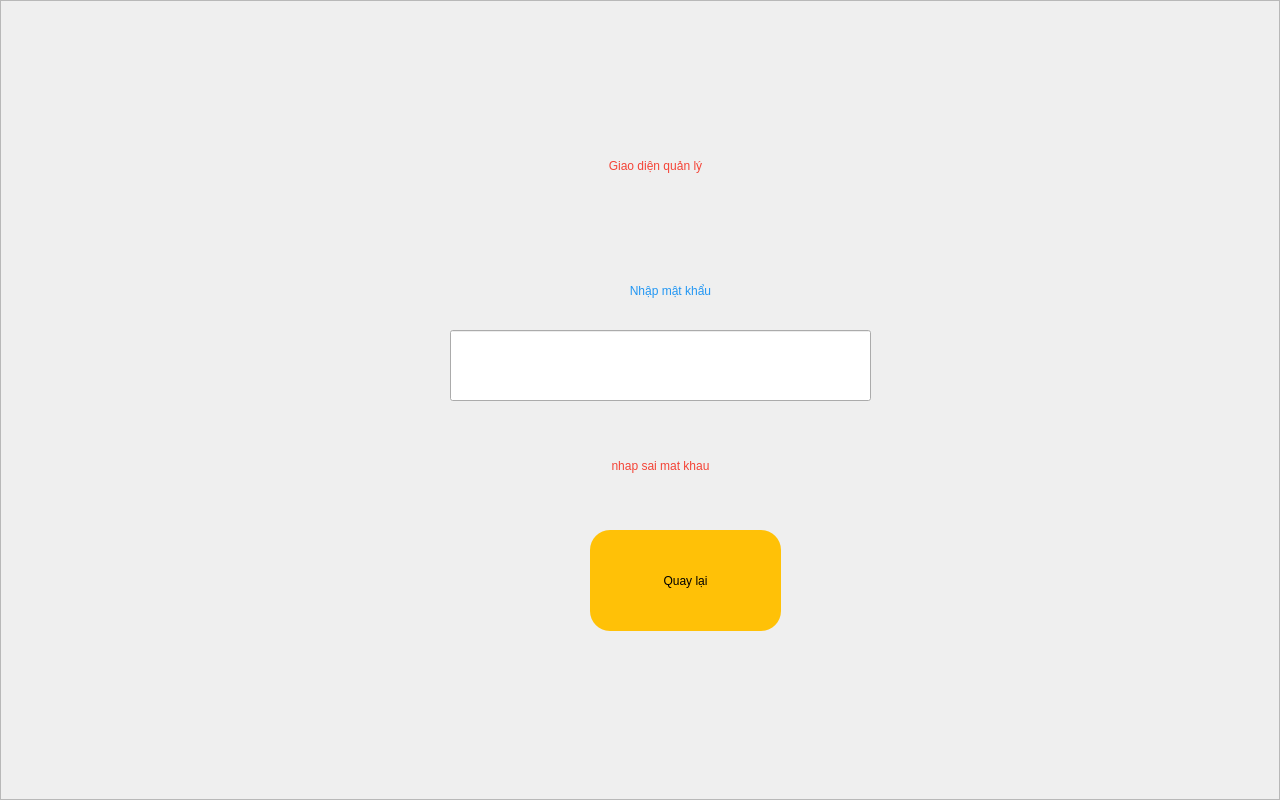
<?xml version="1.0" encoding="UTF-8"?>
<ui version="4.0">
 <class>SV_Login</class>
 <widget class="QWidget" name="SV_Login">
  <property name="geometry">
   <rect>
    <x>0</x>
    <y>0</y>
    <width>1280</width>
    <height>800</height>
   </rect>
  </property>
  <property name="windowTitle">
   <string>Form</string>
  </property>
  <widget class="QFrame" name="frame">
   <property name="geometry">
    <rect>
     <x>0</x>
     <y>0</y>
     <width>1280</width>
     <height>800</height>
    </rect>
   </property>
   <property name="styleSheet">
    <string notr="true">.QFrame{background-image:url(:/images/Background.jpg);}#lbtitle{color:#F44336 ;font: 75  36pt bold &quot;Ubuntu&quot;;}#lbThongBao{color:#F44336 ;font: 75  30pt bold &quot;Ubuntu&quot;;}#lbtitle2{color:#2196F3 ;font: 75  30pt bold &quot;Ubuntu&quot;;}QPushButton:pressed { background-color: #FF6E40}.QPushButton{border-radius: 20px;background-color: #FFC107;font: 75 20pt bold &quot;Ubuntu&quot;;}</string>
   </property>
   <property name="frameShape">
    <enum>QFrame::StyledPanel</enum>
   </property>
   <property name="frameShadow">
    <enum>QFrame::Raised</enum>
   </property>
   <widget class="QLabel" name="lbtitle">
    <property name="geometry">
     <rect>
      <x>420</x>
      <y>130</y>
      <width>471</width>
      <height>71</height>
     </rect>
    </property>
    <property name="text">
     <string>Giao diện quản lý</string>
    </property>
    <property name="alignment">
     <set>Qt::AlignCenter</set>
    </property>
   </widget>
   <widget class="QPushButton" name="btBack">
    <property name="geometry">
     <rect>
      <x>590</x>
      <y>530</y>
      <width>191</width>
      <height>101</height>
     </rect>
    </property>
    <property name="text">
     <string>Quay lại</string>
    </property>
   </widget>
   <widget class="QLineEdit" name="tbInput">
    <property name="geometry">
     <rect>
      <x>450</x>
      <y>330</y>
      <width>421</width>
      <height>71</height>
     </rect>
    </property>
   </widget>
   <widget class="QLabel" name="lbtitle2">
    <property name="geometry">
     <rect>
      <x>480</x>
      <y>260</y>
      <width>381</width>
      <height>61</height>
     </rect>
    </property>
    <property name="text">
     <string>Nhập mật khẩu</string>
    </property>
    <property name="alignment">
     <set>Qt::AlignCenter</set>
    </property>
   </widget>
   <widget class="QLabel" name="lbThongBao">
    <property name="geometry">
     <rect>
      <x>180</x>
      <y>440</y>
      <width>961</width>
      <height>51</height>
     </rect>
    </property>
    <property name="text">
     <string>nhap sai mat khau</string>
    </property>
    <property name="alignment">
     <set>Qt::AlignCenter</set>
    </property>
   </widget>
  </widget>
 </widget>
 <resources>
  <include location="resources.qrc"/>
 </resources>
 <connections/>
</ui>
